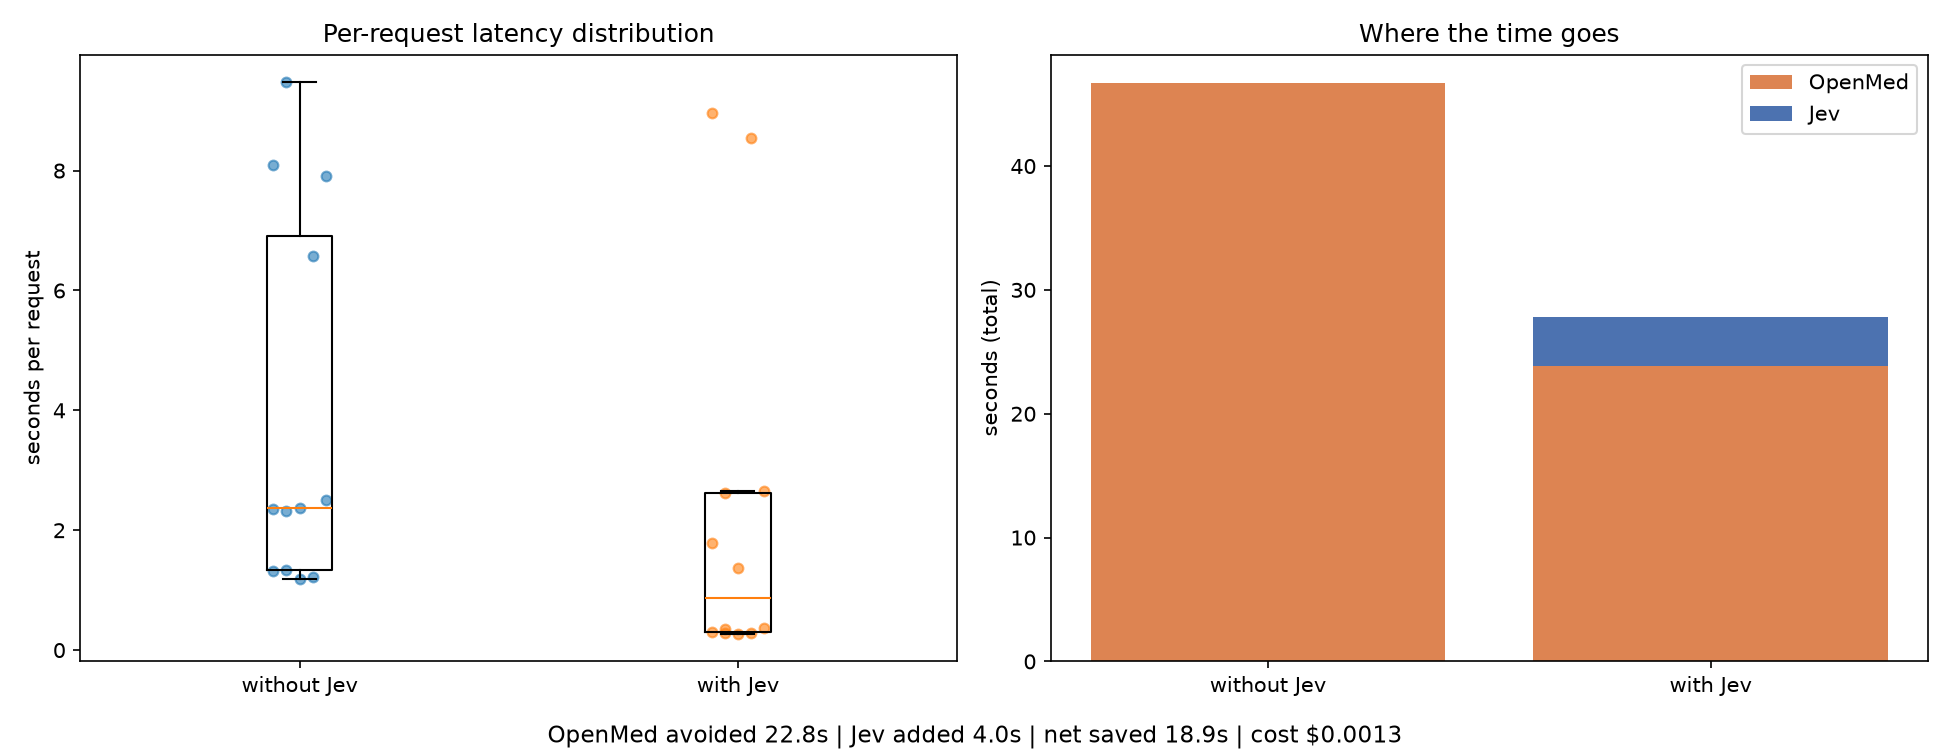

Generate this figure with Python:
# Copyright (c) 2026, WSO2 LLC. (https://www.wso2.com).
#
# WSO2 LLC. licenses this file to you under the Apache License,
# Version 2.0 (the "License"); you may not use this file except
# in compliance with the License. You may obtain a copy of the License at
#
#     http://www.apache.org/licenses/LICENSE-2.0
#
# Unless required by applicable law or agreed to in writing, software
# distributed under the License is distributed on an "AS IS" BASIS,
# WITHOUT WARRANTIES OR CONDITIONS OF ANY KIND, either express or implied.
# See the License for the specific language governing permissions and
# limitations under the License.

"""Run tests/requests.json through the policy with Jev off and on, then plot.

Prints the per-request timings, asserts the gate never skips a PII request, and
writes jev_experiment.png showing the per-request latency distribution and the
time Jev saves versus what it costs.
"""

from __future__ import annotations

import importlib.util
import json
import statistics
import sys
import time
import types
from pathlib import Path
from types import SimpleNamespace

HERE = Path(__file__).parent
REQUESTS = HERE / "requests.json"
PLOT = HERE / "jev_experiment.png"
JEV_PRICE_PER_TOKEN = 0.042 / 1_000_000


def load_policy_module() -> types.ModuleType:
    from unittest.mock import patch

    class Modification:
        def __init__(self, **kwargs) -> None:
            self.__dict__.update(kwargs)

    sdk = types.ModuleType("apip_sdk_core")
    for name in (
        "ImmediateResponse",
        "UpstreamRequestModifications",
        "DownstreamResponseModifications",
        "ProcessingMode",
        "BodyProcessingMode",
        "ExecutionContext",
        "RequestContext",
        "ResponseContext",
        "RequestAction",
        "ResponseAction",
    ):
        setattr(sdk, name, Modification)
    sdk.RequestPolicy = type("RequestPolicy", (), {})
    sdk.ResponsePolicy = type("ResponsePolicy", (), {})

    path = HERE.parent / "src/pii_masking_v1/policy.py"
    spec = importlib.util.spec_from_file_location("pii_masking_v1.policy", path)
    assert spec is not None and spec.loader is not None
    module = importlib.util.module_from_spec(spec)
    with patch.dict(sys.modules, {"apip_sdk_core": sdk}), patch("threading.Thread"):
        spec.loader.exec_module(module)
    return module


def run_request(policy, request_id: str, text: str) -> float:
    body = json.dumps({"model": "gpt-4o-mini", "messages": [{"role": "user", "content": text}]}).encode()
    started = time.perf_counter()
    ctx = SimpleNamespace(
        shared=SimpleNamespace(request_id=request_id),
        body=SimpleNamespace(present=True, content=body),
    )
    action = policy.on_request_body(None, ctx, {})
    rctx = SimpleNamespace(
        shared=SimpleNamespace(request_id=request_id),
        response_body=SimpleNamespace(present=True, content=getattr(action, "body", None) or body),
    )
    policy.on_response_body(None, rctx, {})
    return time.perf_counter() - started


def plot(rows: list[dict], path: Path) -> None:
    import matplotlib

    matplotlib.use("Agg")
    import matplotlib.pyplot as plt

    without = [row["without_s"] for row in rows]
    with_jev = [row["with_s"] for row in rows]
    jev_total = sum(row["jev_s"] for row in rows)
    openmed_without = sum(without)
    openmed_with = sum(with_jev) - jev_total
    cost = sum(row["cost_usd"] for row in rows)

    fig, axes = plt.subplots(1, 2, figsize=(13, 5))
    axes[0].boxplot([without, with_jev], tick_labels=["without Jev", "with Jev"], showfliers=False)
    for position, series in enumerate((without, with_jev), start=1):
        axes[0].scatter([position + (i % 5 - 2) * 0.03 for i in range(len(series))], series, alpha=0.6, s=22)
    axes[0].set_ylabel("seconds per request")
    axes[0].set_title("Per-request latency distribution")

    axes[1].bar(["without Jev", "with Jev"], [openmed_without, openmed_with], color="#dd8452", label="OpenMed")
    axes[1].bar(["with Jev"], [jev_total], bottom=[openmed_with], color="#4c72b0", label="Jev")
    axes[1].set_ylabel("seconds (total)")
    axes[1].set_title("Where the time goes")
    axes[1].legend()
    fig.text(
        0.5,
        0.01,
        f"OpenMed avoided {openmed_without - openmed_with:.1f}s | Jev added {jev_total:.1f}s | "
        f"net saved {openmed_without - openmed_with - jev_total:.1f}s | cost ${cost:.4f}",
        ha="center",
        fontsize=11,
    )
    fig.tight_layout(rect=(0, 0.04, 1, 1))
    fig.savefig(path, dpi=150)
    plt.close(fig)


def main() -> None:
    requests = json.loads(REQUESTS.read_text(encoding="utf-8"))
    module = load_policy_module()
    off = module.PiiMaskingPolicy(jev=False)
    on = module.PiiMaskingPolicy(jev=True)
    off._redact_text("warm up", {})
    on._redact_text("warm up", {})

    rows = []
    for index, request in enumerate(requests, start=1):
        without_s = run_request(off, f"off-{index}", request["text"])
        with_s = run_request(on, f"on-{index}", request["text"])
        decision = on.last_jev or {}
        rows.append(
            {
                "has_pii": request["has_pii"],
                "mask": decision.get("mask", True),
                "without_s": without_s,
                "with_s": with_s,
                "jev_s": decision.get("latency_s", 0.0),
                "cost_usd": decision.get("input_tokens", 0) * JEV_PRICE_PER_TOKEN,
            }
        )
        print(f"[{index:2d}/{len(requests)}] pii={request['has_pii']} "
              f"off={without_s:6.2f}s on={with_s:6.2f}s p={decision.get('probability')}", flush=True)

    missed = [row for row in rows if row["has_pii"] and not row["mask"]]
    needless = [row for row in rows if not row["has_pii"] and row["mask"]]
    skipped = sum(not row["mask"] for row in rows)
    assert not missed, f"gate skipped {len(missed)} PII requests"

    plot(rows, PLOT)
    print(f"\ngate: skipped {skipped} requests, {len(needless)} needless masks, {len(missed)} missed PII")
    print(f"latency: without {statistics.mean(row['without_s'] for row in rows):.2f}s "
          f"vs with {statistics.mean(row['with_s'] for row in rows):.2f}s per request")
    print(f"wrote {PLOT}")


if __name__ == "__main__":
    main()
